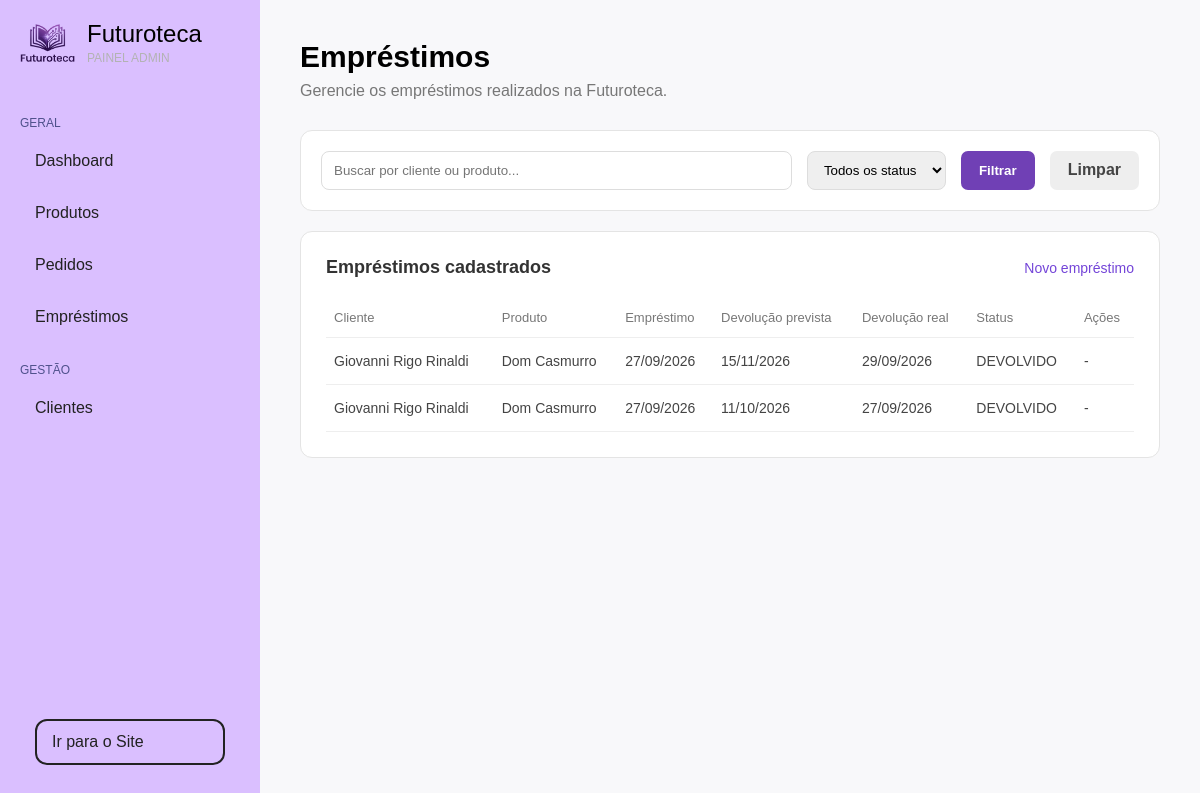
Page /dashboard/emprestimos.php (signed in) on the earlier database version.
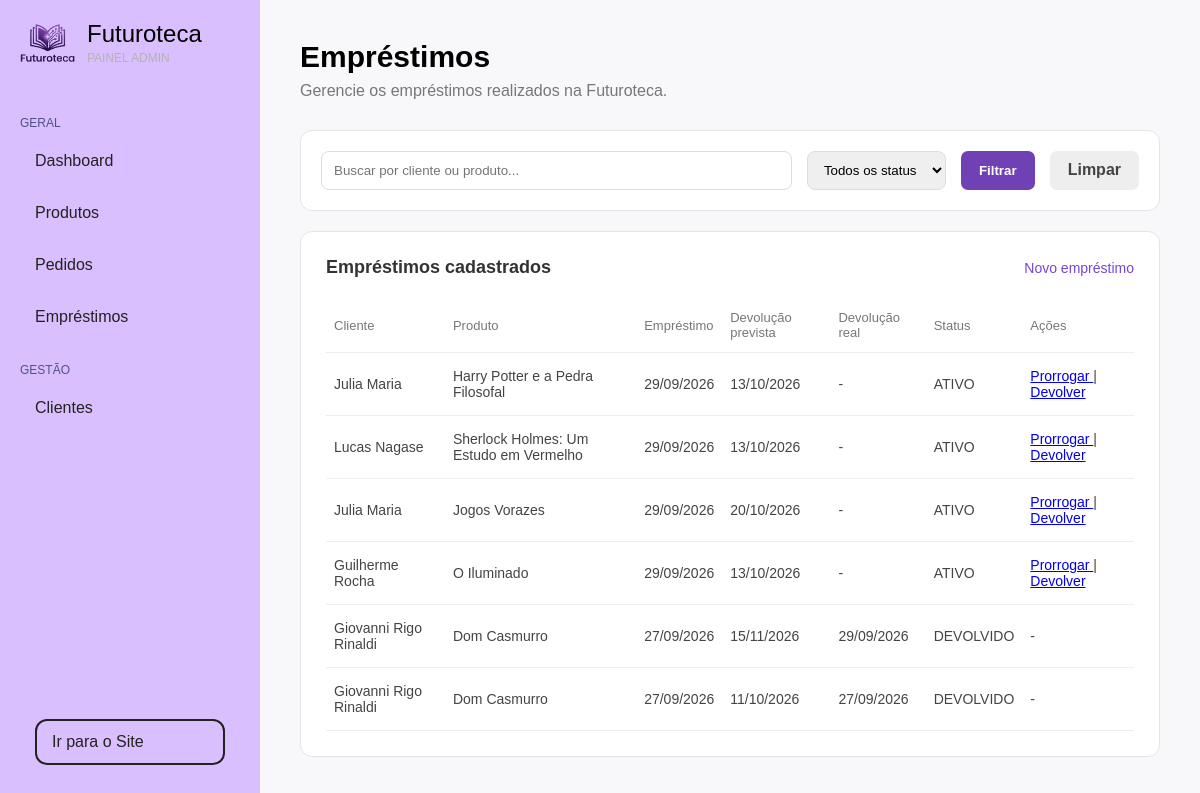
Same page on the later database version.
### tables this page shows
CREATE TABLE `emprestimo` (
  `id_emprestimo` int(11) NOT NULL,
  `id_usuario` int(11) NOT NULL,
  `id_produto` int(11) NOT NULL,
  `data_emprestimo` date NOT NULL,
  `data_devolucao_prevista` date NOT NULL,
  `data_devolucao_real` date DEFAULT NULL,
  `status` enum('ATIVO','DEVOLVIDO','ATRASADO') NOT NULL DEFAULT 'ATIVO',
  `prorrogado` tinyint(1) NOT NULL DEFAULT 0
);

CREATE TABLE `usuario` (
  `id_usuario` int(11) NOT NULL,
  `nome` varchar(100) NOT NULL,
  `email` varchar(150) NOT NULL,
  `cpf` varchar(14) NOT NULL,
  `telefone` varchar(20) DEFAULT NULL,
  `endereco` varchar(255) DEFAULT NULL,
  `tipo_usuario` enum('ADMIN','CLIENTE') NOT NULL DEFAULT 'CLIENTE',
  `senha` varchar(255) NOT NULL
);

CREATE TABLE `produto` (
  `id_produto` int(11) NOT NULL,
  `titulo` varchar(150) NOT NULL,
  `autor` varchar(100) DEFAULT NULL,
  `categoria` varchar(80) NOT NULL,
  `tipo` enum('LIVRO','EBOOK','ARTIGO') NOT NULL,
  `preco` decimal(10,2) NOT NULL,
  `preco_promocional` decimal(10,2) DEFAULT NULL,
  `estoque` int(11) NOT NULL DEFAULT 0,
  `descricao` text DEFAULT NULL,
  `imagem` varchar(255) DEFAULT NULL
);

### dashboard/emprestimos.php (the view, shortened to what this page needs)
<?php
require_once '../crud.php';
$busca = $_GET["busca"] ?? "";
$sql = "SELECT
            emprestimo.*,
            usuario.nome AS nome_cliente,
            produto.titulo AS nome_produto
        FROM emprestimo
        INNER JOIN usuario
            ON emprestimo.id_usuario = usuario.id_usuario
        INNER JOIN produto
            ON emprestimo.id_produto = produto.id_produto
        WHERE 1=1";
$params = [];
$sql .= " ORDER BY emprestimo.id_emprestimo DESC";
$stmt = $pdo->prepare($sql);
$stmt->execute($params);
$emprestimos = $stmt->fetchAll(PDO::FETCH_ASSOC);
?>
<!DOCTYPE html>
<html lang="pt-br">
<head>
    <link rel="stylesheet" href="../css/dashboard.css">
</head>
<body>
    <?php include 'partials/sidebar.php'; ?>
    <main class="conteudo">
        <div class="titulo-dashboard">
            <h1>Empréstimos</h1>
            <p>Gerencie os empréstimos realizados na Futuroteca.</p>
        </div>
        <form method="GET" class="filtros-produtos">
            <input type="text" name="busca" placeholder="Buscar por cliente ou produto..."
                value="<?= htmlspecialchars($busca) ?>">
            <select name="status">
                <option value="">
                    Todos os status
                </option>
            </select>
            <button type="submit" class="btn-filtrar">
                Filtrar
            </button>
            <a href="emprestimos.php" class="btn-limpar">
                Limpar
            </a>
        </form>
        <div class="painel-dashboard">
            <div class="painel-titulo">
                <h3>Empréstimos cadastrados</h3>
                <a href="cadastrar-emprestimo.php">
                    Novo empréstimo
                </a>
            </div>
            <table>
                <thead>
                    <tr>
                        <th>Cliente</th>
                        <th>Produto</th>
                        <th>Empréstimo</th>
                        <th>Devolução prevista</th>
                        <th>Devolução real</th>
                        <th>Status</th>
                        <th>Ações</th>
                    </tr>
                </thead>
                <tbody>
                    <?php if (count($emprestimos) == 0): ?>
                        <tr>
                            <td colspan="7">
                                Nenhum empréstimo cadastrado.
                            </td>
                        </tr>
                    <?php else: ?>
                        <?php foreach ($emprestimos as $emprestimo): ?>
                            <tr>
                                <td>
                                    <?= htmlspecialchars($emprestimo["nome_cliente"]) ?>
                                </td>
                                <td>
                                    <?= htmlspecialchars($emprestimo["nome_produto"]) ?>
                                </td>
                                <td>
                                    <?= date("d/m/Y", strtotime($emprestimo["data_emprestimo"])) ?>
                                </td>
                                <td>
                                    <?= date("d/m/Y", strtotime($emprestimo["data_devolucao_prevista"])) ?>
                                </td>
                                <td>
                                    <?php if ($emprestimo["data_devolucao_real"]): ?>
                                        <?= date("d/m/Y", strtotime($emprestimo["data_devolucao_real"])) ?>
                                    <?php else: ?>
                                        -
                                    <?php endif; ?>
                                </td>
                                <td>
                                    <?= htmlspecialchars($emprestimo["status"]) ?>
                                </td>
                                <td>
                                    <?php if ($emprestimo["status"] == "ATIVO" || $emprestimo["status"] == "ATRASADO"): ?>
                                        <a href="prorrogar-emprestimo.php?id=<?= $emprestimo["id_emprestimo"] ?>"
                                            onclick="return confirm('Deseja prorrogar este empréstimo por mais 7 dias?')">
                                            Prorrogar
                                        </a>
                                        |
                                        <a href="devolver-emprestimo.php?id=<?= $emprestimo["id_emprestimo"] ?>"
                                            onclick="return confirm('Confirmar devolução deste empréstimo?')">
                                            Devolver
                                        </a>
                                    <?php else: ?>
                                        -
                                    <?php endif; ?>
                                </td>
                            </tr>
                        <?php endforeach; ?>
                    <?php endif; ?>
                </tbody>
            </table>
        </div>
    </main>
</body>
</html>

Differences in the rows shown:
added emprestimo: id_usuario.nome "Julia Maria", id_produto.titulo "Harry Potter e a Pedra Filosofal", data_emprestimo "29/09/2026", data_devolucao_prevista "13/10/2026", status "ATIVO"
added emprestimo: id_usuario.nome "Lucas Nagase", id_produto.titulo "Sherlock Holmes: Um Estudo em Vermelho", data_emprestimo "29/09/2026", data_devolucao_prevista "13/10/2026", status "ATIVO"
added emprestimo: id_usuario.nome "Julia Maria", id_produto.titulo "Jogos Vorazes", data_emprestimo "29/09/2026", data_devolucao_prevista "20/10/2026", status "ATIVO"
added emprestimo: id_usuario.nome "Guilherme Rocha", id_produto.titulo "O Iluminado", data_emprestimo "29/09/2026", data_devolucao_prevista "13/10/2026", status "ATIVO"
